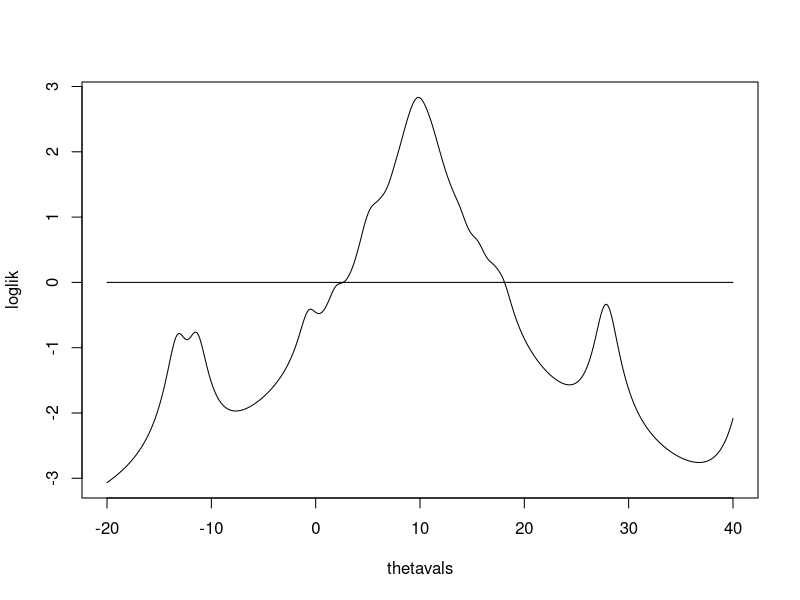
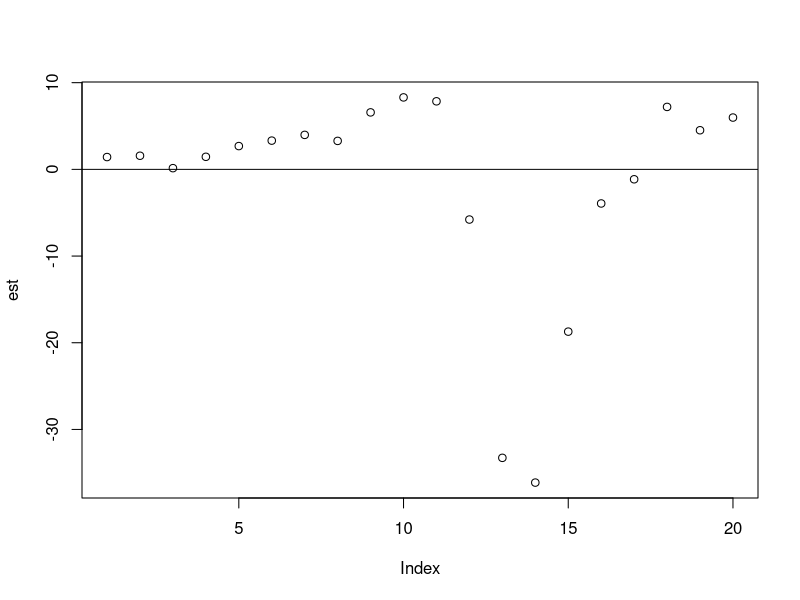

R code for these plots, in order:
## ---- chunk 1
#plot cauchy loglikelihood
set.seed(4)
n <- 100
theta0 <- 10
x <- rcauchy(n,theta0) # x is a sample
thetavals <- seq(-20,40,.1)
loglik <- thetavals
for (i in c(1:length(thetavals))) loglik[i] = log(sum(dcauchy(x,thetavals[i],1)))
plot(thetavals,loglik,type='l')
lines(thetavals,rep(0,length(thetavals)))
## ---- chunk 2
#findMLE finds ML estimator using Newton-Raphson or Fisher scoring for parametric family
#with real-valued parameter based on data vector x; dscorefun can be the derivative of the score function or its
#expectation (ie, the negative of the Fisher information), to give the Newton-Raphson and Fisher scoring algorithms.
findMLE <- function(x, scorefun, dscorefun, startvalue, stepsize) {
conv_crit = 0.001
max_ite = 500
theta0 <- startvalue
theta1 <- startvalue + 2*conv_crit
i <- 0 # iteration counter
while(abs(theta1-theta0) > conv_crit && i < max_ite) {
i <- i+1
theta0 <- theta1
theta1 <- theta0 - stepsize * scorefun(x,theta0) / dscorefun(x,theta0)
cat(i, "iteration:", theta1, "\n")
}
cat("MLE:", theta1, "No. of iterations:", i, "\n")
}
set.seed(1)
n <- 100
theta0 <- 13
x <- rcauchy(n,theta0) # x is a sample
cauchyscore <- function(x,theta){ 2*sum((x-theta)/((x-theta)^2+1)) }
cauchydscore <- function(x,theta){ 2*sum(((x-theta)^2-1)/((x-theta)^2+1)^2) }
findMLE(x,cauchyscore,cauchydscore,startvalue=11,stepsize=0.1)
## ---- chunk 3
theta_lst <- seq(0, 20)

est <- c()
for (i in theta_lst) {
  est[i] <- cauchydscore(x, theta_lst[i])
}

plot(est)
abline(h=0)
